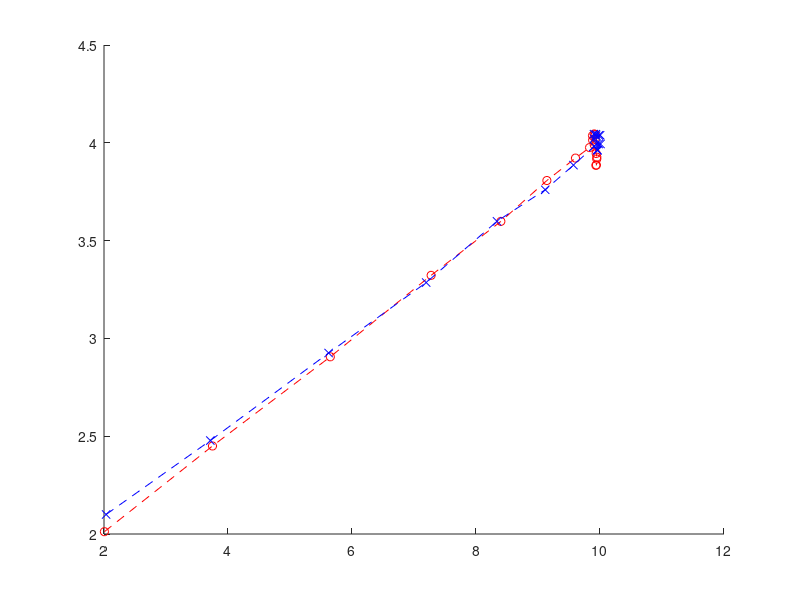

This chart was generated by the following MATLAB code: (Note: this script raises an error after producing the figure.)
%% Spacebot
% Includes a KF and LQR
clear; clc;
%% Simulation setup
% Time
t0 = 0;
tf = 10;
dt = 0.5;
T = t0:dt:tf;
M = 20;

% Initial position
x0 = [2 0 2  0 2 0]';

% Desired position
xd = [10 0 4 0 5 0]';

%% Motion model

% State x = [x vx y vy z]
A=[1 dt 0 0 0 0; 0 1 0 0 0 0;
   0 0 1 dt 0 0; 0 0 0 1 0 0;
   0 0 0 0 1 dt; 0 0 0 0 0 1];

B=[0 0 0; dt/M 0 0; 0 0 0; 0 dt/M 0; 0 0 0; 0 0 dt/M];
n = length(A);
m = length(B(1,:));

%% Measurement model
C=[1 0 0 0 0 0; -1 0 0 0 0 0; 
   0 0 1 0 0 0; 0 0 -1 0 0 0;
   0 0 0 0 1 0; 0 0 0 0 -1 0];
q = length(C(1,:));
y_off = [ .50; -19.50; .50; -9.50; .50; -9.50];



%% LQR costs
Qc = 100*eye(n);
Rc = 0.1*eye(m);

%% Kalman covariances
Qe = 0.01*eye(n);
Re = 0.0001*eye(q);
[QeV, Qev] = eig(Qe);
[ReV, Rev] = eig(Re);
mu = x0;
S = 2*eye(n);

%% Simulation

% Setup storage variables
x = zeros(n,length(T));
x(:,1) = x0;
u = zeros(m,length(T)-1);
y = zeros(q,length(T));
mup_S = zeros(n,length(T));
mu_S = zeros(n,length(T));

P = zeros(n,n,length(T));
P_S(:,:,length(T)) = Qc;
Pn = P_S(:,:,length(T));

Ke_S = zeros(q,n,length(T));

%% Presolve for costate
for t=length(T)-1:-1:1
    P = Qc+A'*Pn*A - A'*Pn*B*inv(B'*Pn*B+Rc)*B'*Pn*A;
    P_S(:,:,t)=P;
    Pn=P;
end

%% Main loop
for t=2:length(T)-1
    %% LQR control with desired state offset
    Kc = inv(B'*P_S(:,:,t+1)*B + Rc)*B'*P_S(:,:,t+1)*A;
    u(:,t)= -Kc*(mu-xd);
    Kc_S(:,:,t) = Kc;
    
    %% Simulation of motion and measurements
    % Select a motion disturbance
    e = ReV*sqrt(Rev)*randn(n,1);
    % Update state
    x(:,t) = A*x(:,t-1)+ B*u(:,t) + e;

    % Take measurement
    % Select a motion disturbance
    d = QeV*sqrt(Qev)*randn(n,1);
    % Determine measurement
    y_raw(:,t) = C*x(:,t) + y_off  + d;
    % Modify measurements to use in KF
    y(:,t) = y_raw(:,t) - y_off;

    %% Kalman Filter Estimation
    % Prediction update
    mup = A*mu + B*u(:,t);
    Sp = A*S*A' + Re;

    % Measurement update
    Ke = Sp*C'*inv(C*Sp*C'+Qe);
    mu = mup + Ke*(y(:,t)-C*mup);
    S = (eye(n)-Ke*C)*Sp;
    
    % Store results
    mup_S(:,t) = mup;
    mu_S(:,t) = mu;
    Ke_S(:,:,t) = Ke;
    
end

%% Plot results
figure(1); hold on;
plot(x(1,2:t),x(3,2:t), 'ro--')
plot(mu_S(1,2:t),mu_S(3,2:t), 'bx--')
mu_pos = [mu(1) mu(3)];
S_pos = [S(1,1) S(1,3); S(3,1) S(3,3)];
error_ellipse(S_pos,mu_pos,0.75);
error_ellipse(S_pos,mu_pos,0.95);
title('True state and beliefs')
legend('State', 'Estimate')

figure(2); clf;
Ke_S2 = reshape(Ke_S, q*n,1,length(T));
plot(T,squeeze(Ke_S2)');
title('Kalman Gain')
figure(3); clf; hold on;
plot(T(1:end-1), u/100);
plot(T(1:end-1), xd*ones(1,length(T)-1)-x(:,1:end-1), '--')
title('Control Inputs and Errors')
